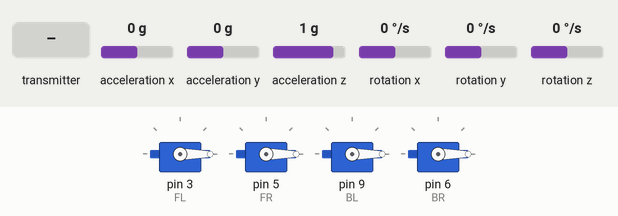
The program below on a simulated Arduino Nano, built with avr-gcc and run on an emulated ATmega328P. Parts: 4 × servo. The inputs (shaded band) are chosen by the test bench; at power-on: acceleration x 0 g, acceleration y 0 g, acceleration z 1 g, rotation x 0 °/s, rotation y 0 °/s, rotation z 0 °/s. No radio packets arrive unless stated.

Above: at 2.8 s.
2.9 s: the transmitter starts sending sp = 64
At 3.6 s:
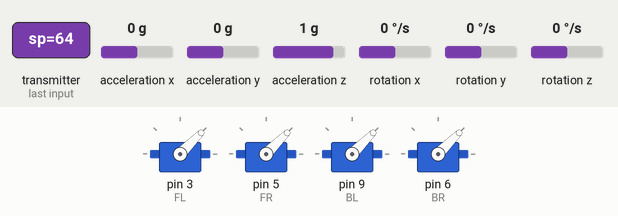
4.4 s: the transmitter starts sending sp = 128
At 5.6 s:
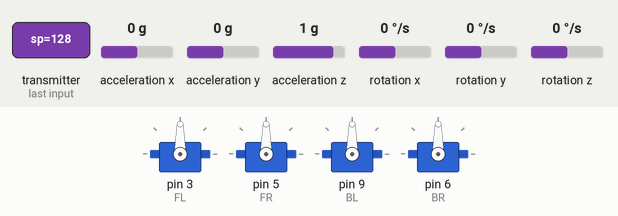
5.9 s: the transmitter starts sending sp = 255
At 7.0 s:
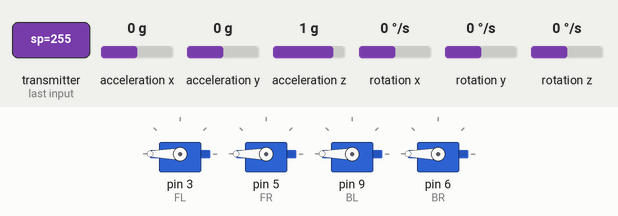
7.4 s: the transmitter starts sending sp = 0
At 8.0 s:
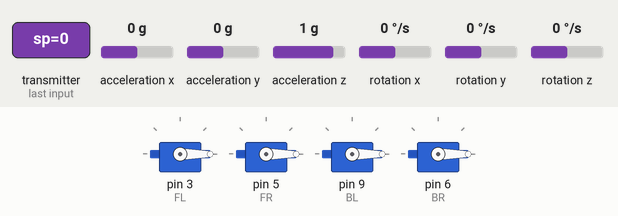
Timing chart, 0 to 9.9 s (numbered marks = the images above; inputs shaded):
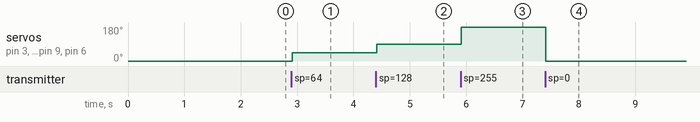

The program:

main.cpp
```cpp
// CORE
#include <Arduino.h>
#include <SPI.h>
#include <Wire.h>
#include <Servo.h>

// DEPENDS
#include <RF24.h>
#include <nRF24L01.h>
#include <MPU9250.h>

/**
 * =============================================================================================================================
 * =========================================================== NOTES ===========================================================
 * N/A
 * =============================================================================================================================
 **/

// =============================================================================================================================
// =============================================================================================================================
// =============================================================================================================================

// SPI
const uint8_t CE = 7;
const uint8_t CSN = 8;

// SERVOS
const uint8_t FL = 3;
const uint8_t FR = 5;
const uint8_t BL = 9;
const uint8_t BR = 6;

// ADDRESSES
const uint8_t IMU_ADDRESS = 0x68;
const uint8_t RF24_ADDRESS[6] = "00001";

// PID
const uint8_t CALIBRATION_ITERATIONS = UINT8_MAX;

float rawAccelerationX = 0;
float rawAccelerationY = 0;
float rawAccelerationZ = 0;

float rawGyroX = 0;
float rawGyroY = 0;
float rawGyroZ = 0;

float rawAccelerationErrorX = 0;
float rawAccelerationErrorY = 0;
float rawAccelerationErrorZ = 0;

float rawGyroErrorX = 0;
float rawGyroErrorY = 0;
float rawGyroErrorZ = 0;

float netAccelerationX = 0;
float netAccelerationY = 0;
float netAccelerationZ = 0;

float netGyroX = 0;
float netGyroY = 0;
float netGyroZ = 0;

float angleX = 0;
float angleY = 0;

// =============================================================================================================================
// =============================================================================================================================
// =============================================================================================================================

struct Transmission
{
    uint8_t up; // up button
    uint8_t dn; // down button

    uint8_t lx; // left analog x offsest
    uint8_t ly; // left analog y offsest
    uint8_t rx; // right analog x offsest
    uint8_t ry; // right analog y offsest

    uint8_t lb; // left analog button
    uint8_t rb; // right analog button

    uint8_t sp; // potentiometer
} transmission;

RF24 radio(CE, CSN);
MPU9250 IMU(Wire, IMU_ADDRESS);

Servo FL_MOTOR;
Servo FR_MOTOR;
Servo BL_MOTOR;
Servo BR_MOTOR;

uint32_t timeCurrent = 0;
uint32_t timePrevious = 0;
uint32_t timeElapsed = 0;

void init_RF24();
void init_IMU();
void init_MOTORS();
void init_CALIBRATIONS();

// =============================================================================================================================
// =============================================================================================================================
// =============================================================================================================================

void setup()
{
    init_RF24();
    init_IMU();
    init_MOTORS();
    init_CALIBRATIONS();

    timeCurrent = millis();
}

void loop()
{
    if (radio.available())
    {
        radio.read(&transmission, sizeof(Transmission));
    }

    // TODO change
    FL_MOTOR.writeMicroseconds(map(transmission.sp, 0, 255, 1000, 2000));
    FR_MOTOR.writeMicroseconds(map(transmission.sp, 0, 255, 1000, 2000));
    BL_MOTOR.writeMicroseconds(map(transmission.sp, 0, 255, 1000, 2000));
    BR_MOTOR.writeMicroseconds(map(transmission.sp, 0, 255, 1000, 2000));

    IMU.readSensor();


}

// =============================================================================================================================
// =============================================================================================================================
// =============================================================================================================================

void init_RF24()
{
    radio.begin();
    radio.setAutoAck(false);
    radio.openReadingPipe(1, RF24_ADDRESS);
    radio.setPALevel(RF24_PA_MIN);
    radio.setDataRate(RF24_250KBPS);
    radio.setChannel(125);
    radio.startListening();
}

void init_IMU()
{
    IMU.begin();
    IMU.setAccelRange(MPU9250::ACCEL_RANGE_16G);
    IMU.setGyroRange(MPU9250::GYRO_RANGE_2000DPS);
}

void init_MOTORS()
{
    FL_MOTOR.attach(FL, 1000, 2000);
    FR_MOTOR.attach(FR, 1000, 2000);
    BL_MOTOR.attach(BL, 1000, 2000);
    BR_MOTOR.attach(BR, 1000, 2000);

    FL_MOTOR.writeMicroseconds(1000);
    FR_MOTOR.writeMicroseconds(1000);
    BL_MOTOR.writeMicroseconds(1000);
    BR_MOTOR.writeMicroseconds(1000);
}

void init_CALIBRATIONS()
{
    for (int i = 0; i < CALIBRATION_ITERATIONS; ++i)
    {
        IMU.readSensor();

        rawGyroX = IMU.getGyroX_rads();
        rawGyroY = IMU.getGyroY_rads();
        rawGyroZ = IMU.getGyroZ_rads();

        rawAccelerationX = IMU.getAccelX_mss();
        rawAccelerationY = IMU.getAccelY_mss();
        rawAccelerationZ = IMU.getAccelZ_mss();

        rawGyroErrorX += rawGyroX / 32.8;
        rawGyroErrorY += rawGyroY / 32.8;
        rawGyroErrorZ += rawGyroZ / 32.8;

        rawAccelerationErrorX += atan(     rawAccelerationY / sqrt(pow(rawAccelerationX, 2) + pow(rawAccelerationZ, 2))) * RAD_TO_DEG;
        rawAccelerationErrorY += atan(-1 * rawAccelerationX / sqrt(pow(rawAccelerationY, 2) + pow(rawAccelerationZ, 2))) * RAD_TO_DEG;
    }

    rawGyroErrorX /= CALIBRATION_ITERATIONS;
    rawGyroErrorY /= CALIBRATION_ITERATIONS;

    rawAccelerationErrorX /= CALIBRATION_ITERATIONS;
    rawAccelerationErrorY /= CALIBRATION_ITERATIONS;
}

// =============================================================================================================================
// =============================================================================================================================
// =============================================================================================================================
```

Measured:
- after the input at 2.9 s, servo on pin 3 (FL), servo on pin 5 (FR), servo on pin 9 (BL), servo on pin 6 (BR): 0° → 45° at once
- after the input at 4.4 s, servo on pin 3 (FL), servo on pin 5 (FR), servo on pin 9 (BL), servo on pin 6 (BR): 45° → 90° at once
- after the input at 5.9 s, servo on pin 3 (FL), servo on pin 5 (FR), servo on pin 9 (BL), servo on pin 6 (BR): 90° → 180° at once
- after the input at 7.4 s, servo on pin 3 (FL), servo on pin 5 (FR), servo on pin 9 (BL), servo on pin 6 (BR): 180° → 0° at once
